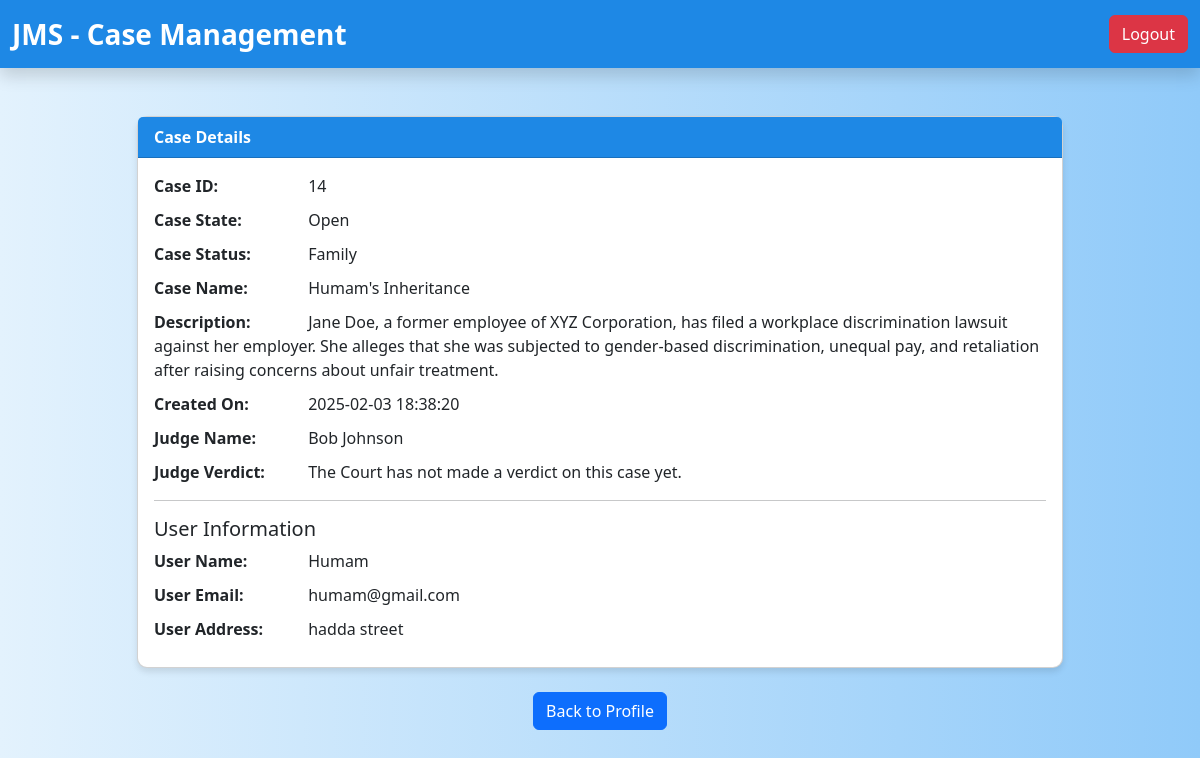
/User/View_Case_Details.php?CaseID=14 (signed in), run on the app's committed database.
### tables this page shows
CREATE TABLE `cases` (
  `CaseID` int(11) NOT NULL,
  `CaseState` enum('Open','Closed') DEFAULT 'Open',
  `DateFiled` timestamp NOT NULL DEFAULT current_timestamp(),
  `AssignedJudgeID` int(11) DEFAULT NULL,
  `UserID` int(11) DEFAULT NULL,
  `Case_Status` enum('Financial','Personal','Intellectual Property','Civil','Commercial','Family','Criminal','Electronic') DEFAULT NULL,
  `Name` varchar(100) DEFAULT NULL,
  `created_at` timestamp NOT NULL DEFAULT current_timestamp(),
  `Description` text DEFAULT NULL,
  `verdict` text DEFAULT NULL,
  `Modi_Req` varchar(255) DEFAULT NULL,
  `withdraw_ability` enum('1','2','3') NOT NULL
);

CREATE TABLE `users` (
  `UserID` int(11) NOT NULL,
  `Name` varchar(255) DEFAULT NULL,
  `Role` int(11) DEFAULT NULL,
  `Email` varchar(255) DEFAULT NULL,
  `Phone` int(9) DEFAULT NULL,
  `userpassword` varchar(255) DEFAULT NULL,
  `created_at` timestamp NOT NULL DEFAULT current_timestamp(),
  `Address` text DEFAULT NULL,
  `LastLogin` datetime DEFAULT NULL
);

### User/View_Case_Details.php (the view, shortened to what this page needs)
<?php
global $conn;
$case_id = $_GET['CaseID'];
$case_query = "SELECT * FROM cases WHERE CaseID = $case_id";
$case_result = mysqli_query($conn, $case_query);
$case_row = mysqli_fetch_assoc($case_result);
$user_id = $case_row['UserID'];
$user_query = "SELECT * FROM users WHERE UserID = $user_id";
$user_result = mysqli_query($conn, $user_query);
$user_row = mysqli_fetch_assoc($user_result);
$judge_condition = false;
$judge_id = $case_row['AssignedJudgeID'];
$judge_query = "SELECT * FROM users WHERE UserID = $judge_id";
$judge_result = mysqli_query($conn, $judge_query);
if ($judge_result) {
    $judge_condition = true;
    $judge_row = mysqli_fetch_assoc($judge_result);
}
?>
<!DOCTYPE html>
<html lang="en">
<head>
    <link href="https://cdn.jsdelivr.net/npm/bootstrap@5.3.0/dist/css/bootstrap.min.css" rel="stylesheet">
    <link rel="stylesheet" href="https://cdn.jsdelivr.net/npm/bootstrap-icons@1.11.1/font/bootstrap-icons.css">
</head>
<body>
    <nav class="navbar navbar-light shadow">
        <div class="container-fluid">
            <span class="navbar-brand mb-0">JMS - Case Management</span>
            <a href="../logout.php" class="btn btn-danger">Logout</a>
        </div>
    </nav>
    <div class="container mt-5">
        <div class="row justify-content-center">
            <div class="col-md-10">
                <div class="card case-details">
                    <div class="card-header  justify-content-between align-items-center">
                        Case Details
                    </div>
                    <div class="card-body">
                        <p><strong>Case ID:</strong> <?php echo $case_row['CaseID']; ?></p>
                        <p><strong>Case State:</strong> <?php echo $case_row['CaseState']; ?></p>
                        <p><strong>Case Status:</strong> <?php echo $case_row['Case_Status']; ?></p>
                        <p><strong>Case Name:</strong> <?php echo $case_row['Name']; ?></p>
                        <p><strong>Description:</strong> <?php echo $case_row['Description']; ?></p>
                        <p><strong>Created On:</strong> <?php echo $case_row['created_at']; ?></p>
                        <p>
                            <strong>Judge Name:</strong>
                            <?php if ($judge_condition == false) { ?>
                                The Court has not assigned a judge to this case yet.
                            <?php } else {
                                echo $judge_row['Name'];
                            } ?>
                        </p>
                        <?php if ($case_row['verdict'] == NULL) { ?>
                            <p><strong>Judge Verdict:</strong> The Court has not made a verdict on this case yet.</p>
                        <?php } else { ?>
                            <p><strong>Judge Verdict:</strong> <?php echo $case_row['verdict']; ?></p>
                        <?php } ?>
                        <hr>
                        <h5>User Information</h5>
                        <p><strong>User Name:</strong> <?php echo $user_row['Name']; ?></p>
                        <p><strong>User Email:</strong> <?php echo $user_row['Email']; ?></p>
                        <p><strong>User Address:</strong> <?php echo $user_row['Address']; ?></p>
                    </div>
                </div>
                <div class="text-center mt-4">
                    <a href="user_profile.php" class="btn btn-primary">Back to Profile</a>
                </div>
            </div>
        </div>
    </div>
</body>
</html>

### User/View_Case_Details.php (style rules this page uses)
body { background: linear-gradient(to right, #e3f2fd, #90caf9); }
.card { box-shadow: 0 4px 6px rgba(0, 0, 0, 0.1); border-radius: 10px; }
.navbar { background-color: #1e88e5 !important; }
.navbar-brand { color: #ffffff !important; font-size: 1.75rem; font-weight: bold; }
.case-details .card-header { background-color: #1e88e5; color: white; font-weight: bold; }
.case-details .card-body p { margin-bottom: 10px; }
.case-details .card-body p strong { display: inline-block; width: 150px; }

### data on the page
cases: CaseID "14", CaseState "Open", Case_Status "Family", Name "Humam's Inheritance", Description "Jane Doe, a former employee of XYZ Corporation, has filed a workplace discrimination lawsuit against her employer. She alleges that she was subjected to gender-based discrimination, unequal pay, and retaliation after raising concerns about unfair treatment.", created_at "2025-02-03 18:38:20"
users: Name "Bob Johnson"
users: Name "Humam", Email "humam@gmail.com", Address "hadda street"
